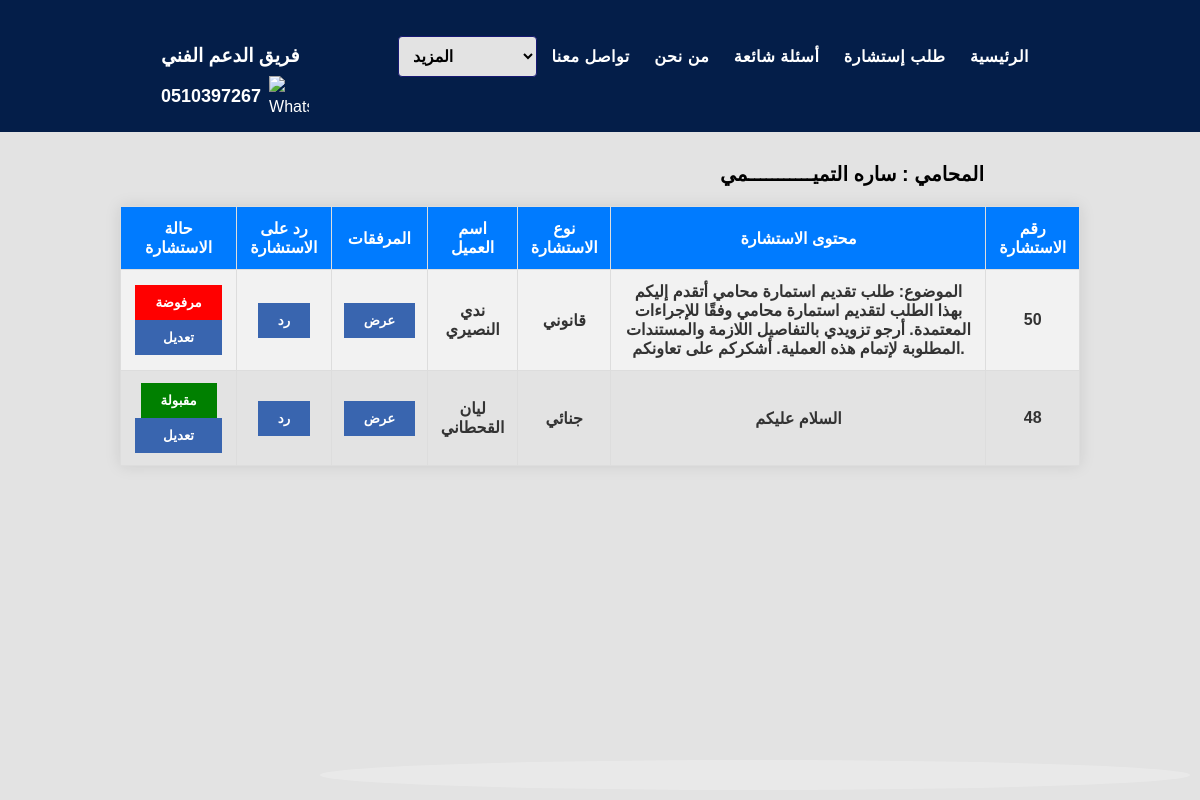
The app's page /consultations.php (signed in) with its own data.
### tables this page shows
CREATE TABLE IF NOT EXISTS `lawyer` (
  `Id_lawyer` int NOT NULL AUTO_INCREMENT,
  `Name` varchar(100) NOT NULL,
  `Email` varchar(30) DEFAULT NULL,
  `password` varchar(100) NOT NULL,
  `field_lawyer` varchar(100) NOT NULL,
  `phone` varchar(16) NOT NULL,
  `cv_lawyer` varchar(255) DEFAULT NULL,
  PRIMARY KEY (`Id_lawyer`)
);

CREATE TABLE IF NOT EXISTS `consultations` (
  `Id_con` int NOT NULL AUTO_INCREMENT,
  `Type_con` varchar(100) NOT NULL,
  `Id_lawyer` int NOT NULL,
  `Id_client` int NOT NULL,
  `Accept` tinyint NOT NULL,
  `problem_description` varchar(200) NOT NULL,
  `files` text,
  `replay` text,
  PRIMARY KEY (`Id_con`),
  KEY `Id_lawyer` (`Id_lawyer`) USING BTREE,
  KEY `Id_client` (`Id_client`) USING BTREE
);

CREATE TABLE IF NOT EXISTS `client` (
  `Id_client` int NOT NULL AUTO_INCREMENT,
  `age_client` int NOT NULL,
  `Email_client` varchar(30) NOT NULL,
  `phone_client` int NOT NULL,
  `client_name` varchar(100) NOT NULL,
  `password` varchar(100) DEFAULT NULL,
  PRIMARY KEY (`Id_client`)
);

### consultations.php (the view, shortened to what this page needs)
<?php
if (isset($_SESSION['user_Id'])) {
    $client_id = $_SESSION['user_Id'];
} else {
    header('Location: login_clients.php');
    exit();
}
?>
<!DOCTYPE html>
<html lang="ar">
<head>
    <link rel="stylesheet" type="text/css" href="css/style.css">
    <link rel="stylesheet" type="text/css" href="css/Style_conslation.css">
</head>
<?php include 'inc/header.php'; ?>
<body>
    <div class="WaterMark"></div>
    <center>
    <div id="website_db">
        <div class="center-content">
            <table class="table table-bordered">
                <tr class="active">
                    <th >حالة الاستشارة</th>
                    <th>رد على الاستشارة</th>
                    <th>المرفقات</th>
                    <th>اسم العميل</th>
                    <th>نوع الاستشارة</th>
                    <th>محتوى الاستشارة</th>
                    <th>رقم الاستشارة</th>
                </tr>
                <?php
                $select_user = mysqli_query($conn, "SELECT * FROM lawyer WHERE Email = '$email'") or die('query failed');
                if (mysqli_num_rows($select_user) > 0) {
                    $fetch_user = mysqli_fetch_assoc($select_user);
                    $name_person = $fetch_user['Name'];
                } else {
                    echo "No lawyer found.";
                }
             $sel_query = "   SELECT co.Id_con, la.Name AS lawyer_name, co.Type_con, cl.client_name, co.problem_description, co.files, co.Accept
                              FROM consultations AS co
                              JOIN lawyer AS la ON co.Id_lawyer = la.Id_lawyer
                              JOIN client AS cl ON co.Id_client = cl.Id_client
                              WHERE co.Id_lawyer = $client_id ORDER BY co.Id_con  DESC";
                $result = mysqli_query($conn, $sel_query);
                echo "<h3 style='font-weight:bold; color:black; font-size:20px'> المحامي : " . $name_person . "</h3>";
                if ($result === false) {
                    echo "Error in query: " . mysqli_error($conn);
                } else {
                    while ($row = mysqli_fetch_assoc($result)) {
                        echo "<tr>";
                        if ($row["Accept"] == '1') {
                            echo "<td  ><button style='background-color: green; font-weight:bold; color: white; border: none; padding: 10px 20px;'>مقبولة</button>";
                        } else if($row["Accept"]=='2') {
                            echo "<td ><button style='background-color: red; font-weight:bold; color: white; border: none; padding: 10px 20px;'>مرفوضة</button>";
                        }
                        else {
                        echo "<td  ><button style='background-color:#693dbe; font-weight:bold; color: white; border: none; padding: 10px 20px;'>قيد الإنتظار</button> ";
                            }
                        echo '<button onclick="window.location.href=\'accept.php?id=' . $row["Id_con"] . '\'" style="background-color: #3965af; font-weight: bold; color: white; border: none; padding: 10px 28px;">تعديل</button></td>';
                        echo "<td><button onclick=\"window.location.href='replay.php?id=" . $row["Id_con"] . "'\" style='background-color: #3965af; font-weight: bold; color: white; border: none; padding: 10px 20px;'>رد</button></td>";
                        if (!empty($row["files"])) {
                            echo "<td><button onclick=\"window.open('" . $row["files"] . "', '_blank')\" style='background-color: #3965af; font-weight: bold; color: white; border: none; padding: 10px 20px;'>عرض</button></td>";
                        } else {
                            echo "<td>لا توجد مرفقات</td>";
                        }
                        echo "<td>" . $row["client_name"] . "</td>";
                        echo "<td>" . $row["Type_con"] . "</td>";
                        echo "<td style='width:350px;'>" . $row["problem_description"] . "</td>";
                        echo "<td>" . $row["Id_con"] . "</td>";
                        echo "</tr>";
                    }
                }
                ?>
            </table>
        </div>
    </div>
</center>
</body>
</html>

### inc/header.php (shortened to what this page needs)
<?php
 if (isset($_SESSION['email'])) {
     $email = $_SESSION['email'];
 } else {
     echo "No user logged in.";
 }
 ?>
 <!DOCTYPE html>
 <html lang="ar">
 <head>
     <link rel="stylesheet"  href="../css/style.css">
 </head>
 <body>
     <header>
    <nav class="menu">
         <ul>
         <li>
    <div class="supportTeam" style="display: flex; flex-direction: column; align-items: flex-start; margin-right: 80px; color: white;">
        <p style="margin: 0; font-size: 19px;font-weight:bold; color: white;">
          فريق الدعم الفني
        </p>
        <div onclick="window.open('https://wa.me/0510397267', '_blank')" style="display: flex; align-items: center; cursor: pointer; margin-top: 5px;">
            <h4 style="margin: 0; font-size: 18px; color: white;">
            0510397267
            </h4>
            <img src="https://upload.wikimedia.org/wikipedia/commons/6/6b/WhatsApp.svg"
                 alt="WhatsApp"
                 style="width: 40px; height: 40px; margin-left: 8px;">
        </div>
    </div>
</li>
             <li>
     <select onchange="location = this.value;">
         <option value="">المزيد</option>
     </select>
 </li>
              <li><a href="contact_us.php">تواصل معنا</a></li>
              <li><a href="about_us.php">من نحن</a></li>
              <li><a href="Qustions.php">أسئلة شائعة</a></li>
              <li><a href="laywer.php">طلب إستشارة </a></li>
              <li><a href="home.php">الرئيسية</a></li>
         </ul>
     </nav>
     </header>

### css/style.css (style rules this page uses)
body { direction: ltr; background-color: rgb(227, 227, 227); margin: 0; padding: 0; font-family: sans-serif; background-repeat: no-repeat; background-size: cover; }
.WaterMark { margin-top: 5%; margin-left: 35%; border-radius: 50%; height: 500px; width: 500px; opacity: 24%; background-image: url(../image/logo.jpg) }
.menu { width: 100%; background: rgb(4, 30, 73); overflow: auto; }
.menu ul { padding: 0; list-style: none; line-height: 30px; text-align: center; }
.menu li { display: inline-block; }
.menu ul li a { text-decoration: none; width: 130px; display: block; text-align: center; color: white; font-size: 16px; letter-spacing: 0.5px; font-weight: bold; padding: 10px; }
h3 { position: initial; margin-left: 42%; color: #3300ff; font-size: 16px; }
select { font-size: 16px; font-weight: bold; background-color:rgb(227, 227, 227); border-radius: 10px; margin-top: 20px; width: 100%; padding: 10px; margin-bottom: 20px; border: 1px solid #ccc; border-radius: 4px; border: 1px solid #181873; }
@media screen and (max-width: 1580px) { div.WaterMark { width: 70%; padding: 15px; margin-left: 15%; height: auto; margin-top: 50%; } }
@media screen and (max-width: 1580px) { .menu ul li a { width: auto; padding: 0px auto; } }

### css/Style_conslation.css (style rules this page uses)
body { direction: ltr; font-family: 'Arial', sans-serif; background-color: #f9f9f9; color: #333; margin: 0; padding: 0; }
table { box-shadow: -20px 20px 15px 0px rgba(0, 0, 0, 0.1); width: 80%; margin: 20px auto; border-collapse: collapse; box-shadow: 0 0 15px rgba(0, 0, 0, 0.1); font-size: x-large; font-weight: bold; }
th, td { padding: 12px; text-align: center; border: 1px solid #ddd; font-size: 16px; font-weight: bold; }
th { background-color: #007bff; color: white; font-weight: bold; }
tr:nth-child(even) { background-color: #f2f2f2; }
.WaterMark { position: fixed; bottom: 10px; right: 10px; opacity: 0.1; font-size: 80px; color: #007bff; z-index: -1; }
.center-content { text-align: center; margin-top: 30px; }

### records on screen
lawyer: Name "ساره التميـــــــــــمي"
consultations: Accept "مرفوضة", Id_client.client_name "ندي النصيري", Type_con "قانوني", problem_description "الموضوع: طلب تقديم استمارة محامي أتقدم إليكم بهذا الطلب لتقديم استمارة محامي وفقًا للإجراءات المعتمدة. أرجو تزويدي بالتفاصيل اللازمة والمستندات المطلوبة لإتمام هذه العملية. أشكركم على تعاونكم.", Id_con "50"
consultations: Accept "مقبولة", Id_client.client_name "ليان القحطاني", Type_con "جنائي", problem_description "السلام عليكم", Id_con "48"
